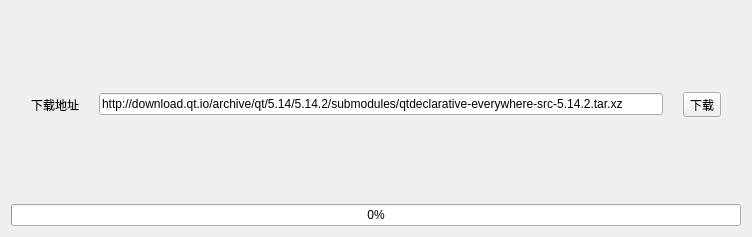
<?xml version="1.0" encoding="UTF-8"?>
<ui version="4.0">
 <class>downloadSoft</class>
 <widget class="QWidget" name="downloadSoft">
  <property name="geometry">
   <rect>
    <x>0</x>
    <y>0</y>
    <width>752</width>
    <height>237</height>
   </rect>
  </property>
  <property name="windowTitle">
   <string>Form</string>
  </property>
  <layout class="QVBoxLayout" name="verticalLayout">
   <item>
    <widget class="QFrame" name="frame">
     <property name="styleSheet">
      <string notr="true">QFrame#frame{
	border-style:flat;
}</string>
     </property>
     <property name="frameShape">
      <enum>QFrame::StyledPanel</enum>
     </property>
     <property name="frameShadow">
      <enum>QFrame::Raised</enum>
     </property>
     <layout class="QHBoxLayout" name="horizontalLayout_2">
      <property name="spacing">
       <number>20</number>
      </property>
      <property name="leftMargin">
       <number>20</number>
      </property>
      <property name="topMargin">
       <number>0</number>
      </property>
      <property name="rightMargin">
       <number>20</number>
      </property>
      <property name="bottomMargin">
       <number>0</number>
      </property>
      <item>
       <widget class="QLabel" name="label">
        <property name="text">
         <string>下载地址</string>
        </property>
       </widget>
      </item>
      <item>
       <widget class="QLineEdit" name="lineEdit">
        <property name="text">
         <string>http://download.qt.io/archive/qt/5.14/5.14.2/submodules/qtdeclarative-everywhere-src-5.14.2.tar.xz</string>
        </property>
       </widget>
      </item>
      <item>
       <widget class="QToolButton" name="toolButton">
        <property name="text">
         <string>下载</string>
        </property>
       </widget>
      </item>
     </layout>
    </widget>
   </item>
   <item>
    <widget class="QProgressBar" name="progressBar">
     <property name="value">
      <number>0</number>
     </property>
    </widget>
   </item>
  </layout>
 </widget>
 <resources/>
 <connections/>
</ui>
